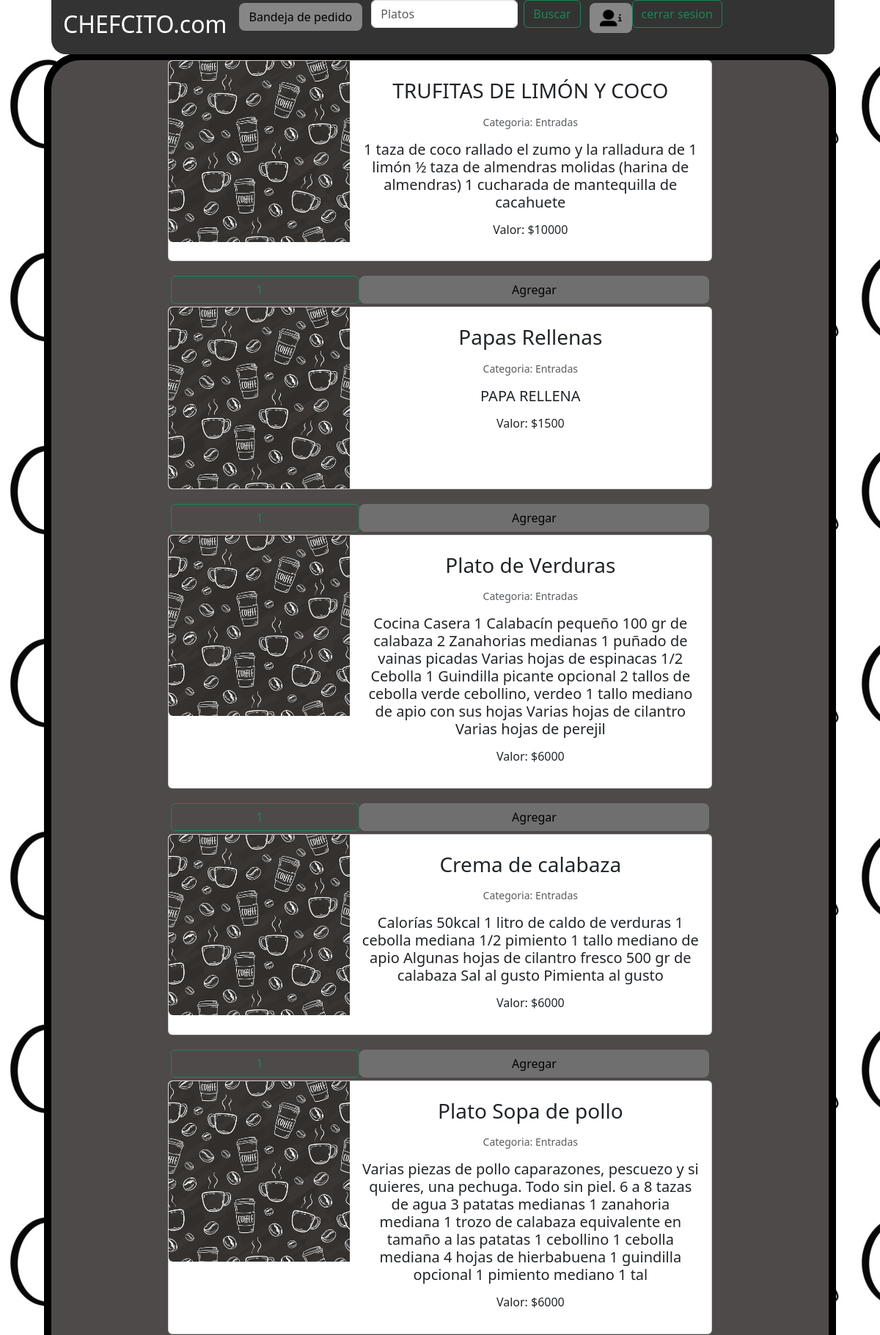
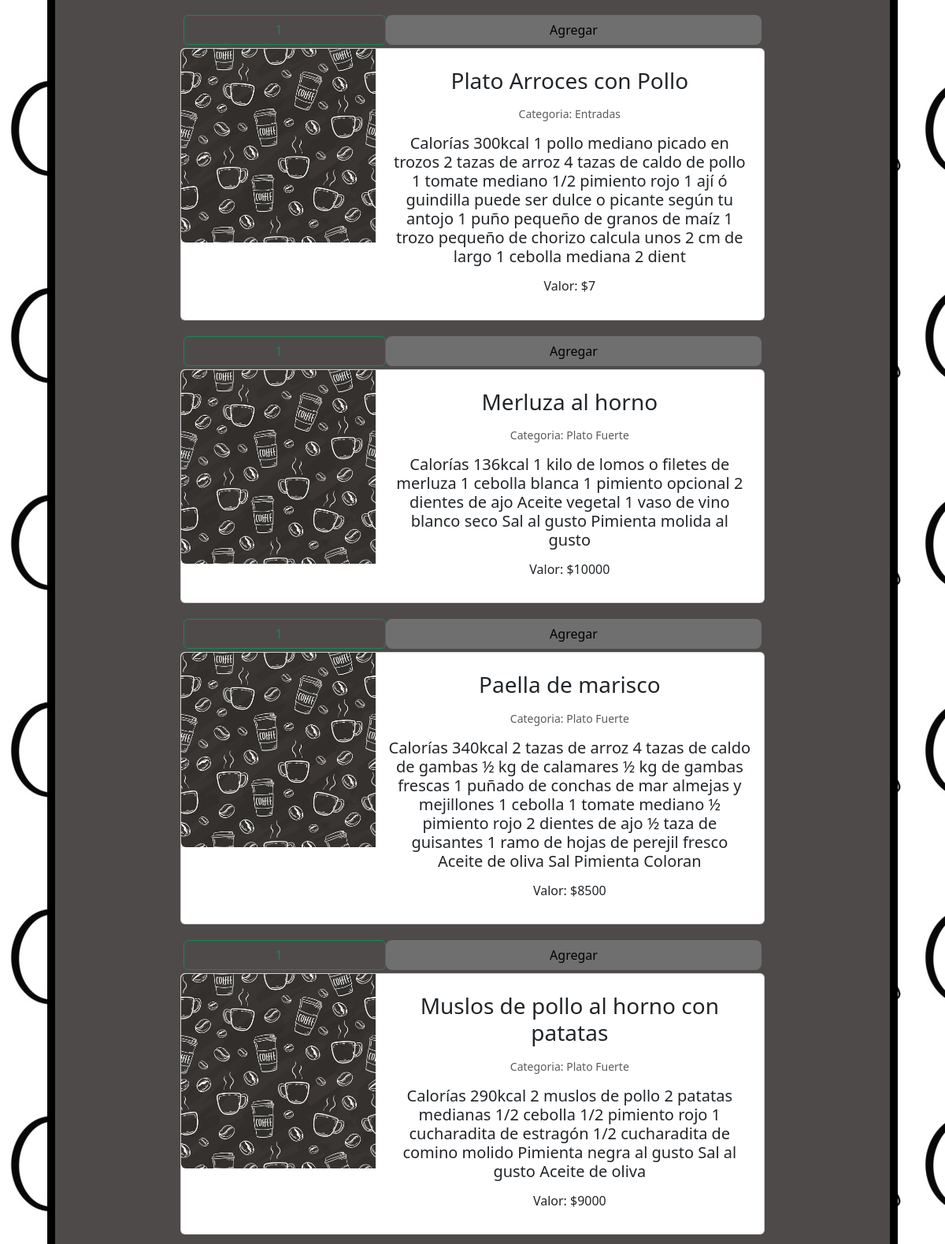
/proyect/chefcitov5/vistas/inicio.php (signed in, upper part), run on the app's committed database (2 pictures, top to bottom).
### tables this page shows
CREATE TABLE `platos` (
  `idPlatos` int(5) NOT NULL,
  `nombrePlatos` varchar(45) NOT NULL,
  `entradPlatos` varchar(45) NOT NULL,
  `salidaPlatos` varchar(45) NOT NULL,
  `stockPtatos` int(11) NOT NULL,
  `valorPlatos` int(11) NOT NULL,
  `idCategPlatos` int(11) NOT NULL,
  `descripcionPlatos` varchar(300) NOT NULL
);

CREATE TABLE `categorias` (
  `idCategPlatos` int(11) NOT NULL,
  `nombreCategorias` varchar(45) NOT NULL
);

### proyect/chefcitov5/vistas/inicio/class/class.php (called while the page is built, shortened)
<?php
class DBControl {
	private $conn;
	function __construct()
	{
	$this->conn = $this->conectDB();
	}
	function conectDB()
	{
		$conn = mysqli_connect("localhost","root","","chefcito");
		return $conn;
	}
	function platosquery($query)
	{
		$result = mysqli_query($this->conn,$query);
		while($fila=mysqli_fetch_assoc($result))
		{
			$obtener_resultado[] = $fila;
		}
		if(!empty($obtener_resultado))
		{
		return $obtener_resultado;
		}
	}
}
?>

### proyect/chefcitov5/vistas/inicio/actionbandeja.php (called while the page is built, shortened)
<?php
include_once("inicio/class/class.php");
$usar_db = new DBControl();
?>

### proyect/chefcitov5/vistas/inicio/cartas.php (the view, shortened to what this page needs)
<?php
if(isset($_POST['btnbuscar']))
{
    $buscar=$_POST['txtbuscar'];
    $querychefcito=mysqli_query($conn, "SELECT categorias.nombreCategorias, platos.nombrePlatos, platos.idPlatos, platos.descripcionPlatos, platos.valorPlatos FROM categorias JOIN platos ON categorias.idCategPlatos = platos.idCategPlatos WHERE platos.nombrePlatos LIKE '".$buscar."%'");
    $array_platos = $usar_db->platosquery("SELECT categorias.nombreCategorias, platos.nombrePlatos, platos.idPlatos, platos.descripcionPlatos, platos.valorPlatos FROM categorias JOIN platos ON categorias.idCategPlatos = platos.idCategPlatos WHERE platos.nombrePlatos LIKE '".$buscar."%'");
  }else{
    $array_platos = $usar_db->platosquery("SELECT categorias.nombreCategorias, platos.nombrePlatos, platos.idPlatos, platos.descripcionPlatos, platos.valorPlatos FROM categorias, platos WHERE categorias.idCategPlatos = platos.idCategPlatos ORDER BY `platos`.`idCategPlatos` ASC;");
  }
if (!empty($array_platos))
{ $ntabla=0;
  foreach($array_platos as $i=>$k)
  {
    echo "<div id='imprimeInfo'>";
    echo "<tr>";
    echo "<form method='POST' action='inicio.php?action=add&idPlatos= ".$array_platos[$i]['idPlatos']; "'>";
    echo"<table class='table'>";
    echo "<td>";
    echo "
      <center>
        <div class='card mb-3' style='max-width: 70%;'>
          <div class='row g-0'>
            <div class='col-md-4'>
              <img src='../resources/caffe.jpg' class='img-fluid rounded-start' alt='...'>
            </div>
            <div class='col-md-8'>
              <div class='card-body'>
                <h5 class='card-title'><h3>".$array_platos[$i]['nombrePlatos']."</h3></h5>
                <p class='card-text'><small class='text-body-secondary'><h6>Categoria: ".$array_platos[$i]['nombreCategorias']."</h6></small></p>
                <p class='card-text'><h5>".$array_platos[$i]['descripcionPlatos']."</h5></p>
                <p class='card-text'><h6>Valor: $".$array_platos[$i]['valorPlatos']."</h6></small></p>
              </div>
            </div>
          </div>
        </div>
    ";
    echo "<td><input class='btn btn-outline-success' type='number' name='txtcantidad' value='1'  />";
    echo "<td><input class='btn btn-outline-success' type='submit' value='Agregar' /></td>" ;
    echo "</center>";
    echo "</form>";
  }
}else{
  echo "<center><h2>Al parecer no hay un plato que conicida con tu busqueda. A probar otra cosa!</h2></center>";
}
?>

### proyect/chefcitov5/styles/style.css (style rules this page uses)
input[type=submit] { width: 45%; background-color: #6f6f70; color: rgb(0, 0, 0); padding: 7px 14px; margin: 4px 0; border: none; border-radius: 8px; cursor: pointer; }

### proyect/chefcitov2/styles/style.css (style rules this page uses)
input[type=submit] { width: 45%; background-color: #6f6f70; color: rgb(0, 0, 0); padding: 7px 14px; margin: 4px 0; border: none; border-radius: 8px; cursor: pointer; }

### data on the page
platos: nombrePlatos "TRUFITAS DE LIMÓN Y COCO", idCategPlatos.nombreCategorias "Entradas", descripcionPlatos "1 taza de coco rallado el zumo y la ralladura de 1 limón ½ taza de almendras molidas (harina de almendras) 1 cucharada de mantequilla de cacahuete", valorPlatos "10000"
platos: nombrePlatos "Papas Rellenas", idCategPlatos.nombreCategorias "Entradas", descripcionPlatos "PAPA RELLENA", valorPlatos "1500"
platos: nombrePlatos "Plato de Verduras", idCategPlatos.nombreCategorias "Entradas", descripcionPlatos "Cocina Casera 1 Calabacín pequeño 100 gr de calabaza 2 Zanahorias medianas 1 puñado de vainas picadas Varias hojas de espinacas 1/2 Cebolla 1 Guindilla picante opcional 2 tallos de cebolla verde cebollino, verdeo 1 tallo mediano de apio con sus hojas Varias hojas de cilantro Varias hojas de perejil", valorPlatos "6000"
platos: nombrePlatos "Crema de calabaza", idCategPlatos.nombreCategorias "Entradas", descripcionPlatos "Calorías 50kcal 1 litro de caldo de verduras 1 cebolla mediana 1/2 pimiento 1 tallo mediano de apio Algunas hojas de cilantro fresco 500 gr de calabaza Sal al gusto Pimienta al gusto", valorPlatos "6000"
platos: nombrePlatos "Plato Sopa de pollo", idCategPlatos.nombreCategorias "Entradas", descripcionPlatos "Varias piezas de pollo caparazones, pescuezo y si quieres, una pechuga. Todo sin piel. 6 a 8 tazas de agua 3 patatas medianas 1 zanahoria mediana 1 trozo de calabaza equivalente en tamaño a las patatas 1 cebollino 1 cebolla mediana 4 hojas de hierbabuena 1 guindilla opcional 1 pimiento mediano 1 tal", valorPlatos "6000"
platos: nombrePlatos "Plato Arroces con Pollo", idCategPlatos.nombreCategorias "Entradas", descripcionPlatos "Calorías 300kcal 1 pollo mediano picado en trozos 2 tazas de arroz 4 tazas de caldo de pollo 1 tomate mediano 1/2 pimiento rojo 1 ají ó guindilla puede ser dulce o picante según tu antojo 1 puño pequeño de granos de maíz 1 trozo pequeño de chorizo calcula unos 2 cm de largo 1 cebolla mediana 2 dient", valorPlatos "7"
platos: nombrePlatos "Merluza al horno", idCategPlatos.nombreCategorias "Plato Fuerte", descripcionPlatos "Calorías 136kcal 1 kilo de lomos o filetes de merluza 1 cebolla blanca 1 pimiento opcional 2 dientes de ajo Aceite vegetal 1 vaso de vino blanco seco Sal al gusto Pimienta molida al gusto", valorPlatos "10000"
platos: nombrePlatos "Paella de marisco", idCategPlatos.nombreCategorias "Plato Fuerte", descripcionPlatos "Calorías 340kcal 2 tazas de arroz 4 tazas de caldo de gambas ½ kg de calamares ½ kg de gambas frescas 1 puñado de conchas de mar almejas y mejillones 1 cebolla 1 tomate mediano ½ pimiento rojo 2 dientes de ajo ½ taza de guisantes 1 ramo de hojas de perejil fresco Aceite de oliva Sal Pimienta Coloran", valorPlatos "8500"
platos: nombrePlatos "Muslos de pollo al horno con patatas", idCategPlatos.nombreCategorias "Plato Fuerte", descripcionPlatos "Calorías 290kcal 2 muslos de pollo 2 patatas medianas 1/2 cebolla 1/2 pimiento rojo 1 cucharadita de estragón 1/2 cucharadita de comino molido Pimienta negra al gusto Sal al gusto Aceite de oliva", valorPlatos "9000"
